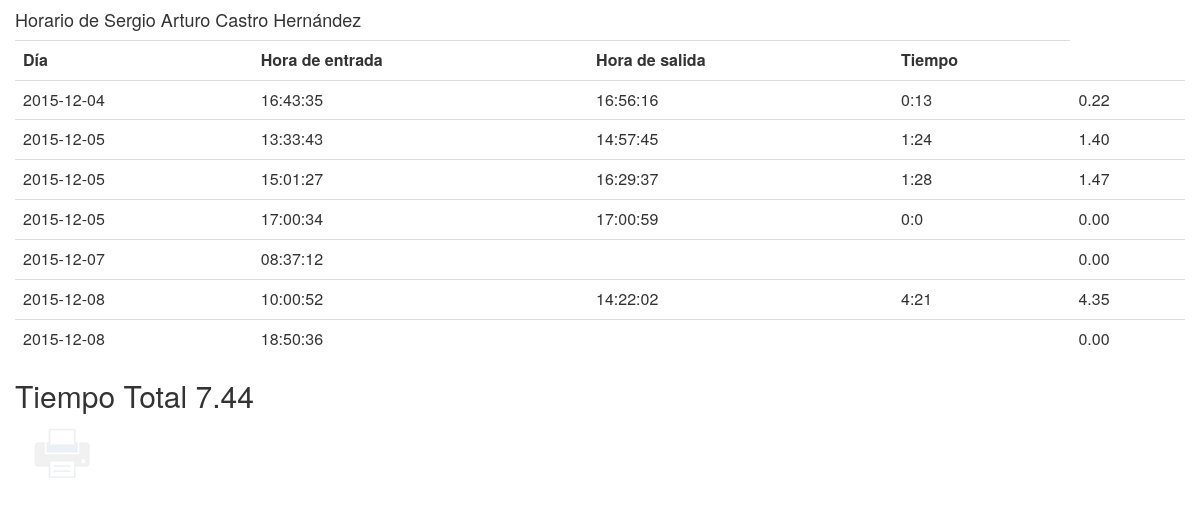
/horario-personal.php?usuario=4, run on the app's committed database.
### tables this page shows
CREATE TABLE IF NOT EXISTS `personal` (
  `idpersonal` int(11) NOT NULL AUTO_INCREMENT,
  `nombre` varchar(45) DEFAULT NULL,
  `apellidos` varchar(45) DEFAULT NULL,
  `foto` varchar(100) DEFAULT NULL,
  `tolerancia` time NOT NULL,
  `privilegios_idprivilegios` int(11) NOT NULL,
  `usuario_idusuario` int(11) NOT NULL,
  PRIMARY KEY (`idpersonal`,`privilegios_idprivilegios`),
  KEY `fk_personal_privilegios1_idx` (`privilegios_idprivilegios`),
  KEY `fk_personal_usuario1_idx` (`usuario_idusuario`)
);

CREATE TABLE IF NOT EXISTS `horario` (
  `idhorario` int(11) NOT NULL AUTO_INCREMENT,
  `dia_entrada` date DEFAULT NULL,
  `hora_entrada` time DEFAULT NULL,
  `dia_salida` date DEFAULT NULL,
  `hora_salida` time DEFAULT NULL,
  `tiempo` varchar(8) NOT NULL,
  `tiempo_decimal` float(5,2) NOT NULL,
  `personal_idpersonal` int(11) NOT NULL,
  PRIMARY KEY (`idhorario`,`personal_idpersonal`),
  KEY `fk_horario_personal1_idx` (`personal_idpersonal`)
);

### horario-personal.php (the view, shortened to what this page needs)
<html>
<head>
<link rel="stylesheet" type="text/css" href="css/bootstrap.min.css">
<link rel="stylesheet" type="text/css" href="css/imprimir.css">
</head>
<body>
<?php
$usuario = $_GET['usuario'];
?>
	<div class="container">
		<div class="row">
			<?php
				include('conexion.php');
				$personal = $datos = "select nombre,apellidos from personal where idpersonal = '$usuario'";
				$data = mysql_query($personal, $conexion) or die(mysql_error());
				while ($rows = mysql_fetch_assoc($data)) {
					echo "<h4>Horario de ". $rows['nombre']." ".$rows['apellidos']."</h4>";
				}
			?>
			<div class="table-responsive">
				<table class="table">
					<tr>
						<th>D&iacute;a</th>
						<th>Hora de entrada</th>
						<th>Hora de salida</th>
						<th>Tiempo</th>
					</tr>
					<?php
						$usuario = $_GET['usuario'];
						$datos = "select * from horario where personal_idpersonal = '$usuario'";
						$horario = mysql_query($datos, $conexion) or die(mysql_error());
						$total = 0;
						while ($rows = mysql_fetch_assoc($horario)) {
							echo "<tr>";
							$dia = $rows['dia_entrada'];
							echo "<td>".$dia."</td>";
							$entrada = $rows['hora_entrada'];
							echo "<td>".$entrada."</td>";
							$salida = $rows['hora_salida'];
							echo "<td>".$salida."</td>";
							$tiempo = $rows['tiempo'];
							echo "<td>".$tiempo."</td>";
							$decimal = $rows['tiempo_decimal'];
							if(!empty($decimal))
							$total = $total + $decimal;
							echo "<td>".$decimal."</td>";
							echo "</tr>";
						}
					?>
				</table>
				<h2>Tiempo Total <?php echo $total; ?></h2>
			</div>
		</div>
		<button onclick='window.print()' type='button' id='btnImprimir'></button>
	</div>
</body>

### css/imprimir.css (style rules this page uses)
#btnImprimir { background: url(img/imprimir.png); border: 0; width: 64px; height: 64px; }
#btnImprimir { opacity: 0.1; }

### data on the page
personal: nombre "Sergio Arturo", apellidos "Castro Hernández"
horario: dia_entrada "2015-12-04", hora_entrada "16:43:35", hora_salida "16:56:16", tiempo "0:13", tiempo_decimal "0.22"
horario: dia_entrada "2015-12-05", hora_entrada "13:33:43", hora_salida "14:57:45", tiempo "1:24", tiempo_decimal "1.40"
horario: dia_entrada "2015-12-05", hora_entrada "15:01:27", hora_salida "16:29:37", tiempo "1:28", tiempo_decimal "1.47"
horario: dia_entrada "2015-12-05", hora_entrada "17:00:34", hora_salida "17:00:59", tiempo "0:0", tiempo_decimal "0.00"
horario: dia_entrada "2015-12-07", hora_entrada "08:37:12", tiempo_decimal "0.00"
horario: dia_entrada "2015-12-08", hora_entrada "10:00:52", hora_salida "14:22:02", tiempo "4:21", tiempo_decimal "4.35"
horario: dia_entrada "2015-12-08", hora_entrada "18:50:36", tiempo_decimal "0.00"

### other printed values
$total "7.44"
